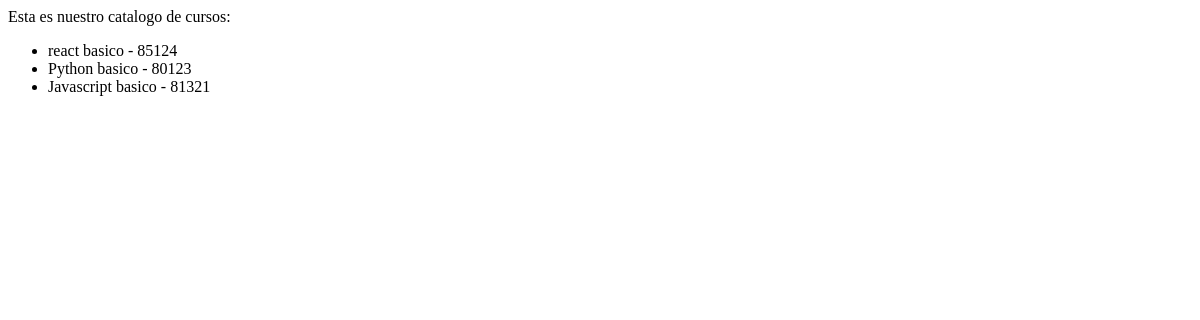
/app-coder/lista-cursos/, run on an earlier commit of the app's database.
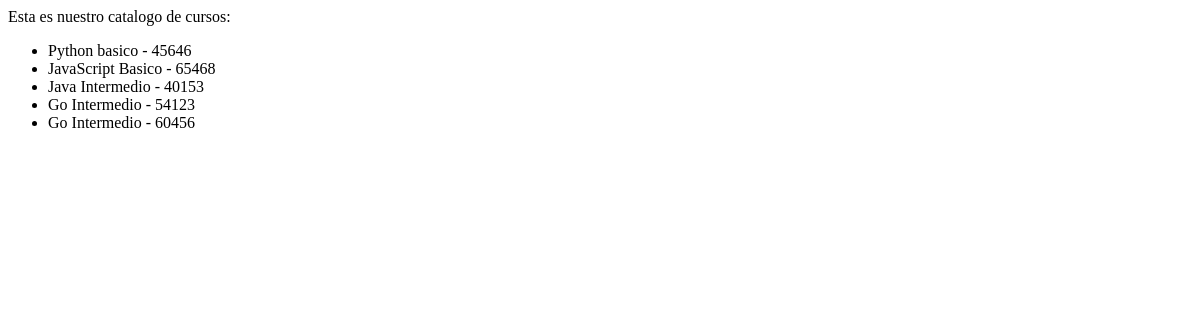
And on a later commit of the database.
### app_coder/models.py (models this page shows, shortened)
class Curso(models.Model):
    nombre = models.CharField(max_length=50)
    camada = models.IntegerField()
    class Meta():
         verbose_name = 'Course'
         verbose_name_plural = 'My courses...'
         ordering = ('-nombre','camada')

### app_coder/views.py (the view)
# urls.py: path('lista-cursos/', lista_curso),
def lista_curso(req):
    lista=Curso.objects.all()
    return render(req, "lista_cursos.html", {"lista_cursos": lista})

### app_coder/migrations/templates/lista_cursos.html (shortened to what this page needs)
<!DOCTYPE html>
<html lang="en">
<head>
</head>
<body>
  Esta es nuestro catalogo de cursos:
  <ul>
    {% for curso in lista_cursos  %}
        <li> {{curso.nombre}} - {{curso.camada}}</li>
    {% endfor %}
  </ul>
</body>
</html>

What changed in the data, as far as the page shows it:
changed Curso "Python basico": camada "80123" → "45646"
changed Curso: nombre "Javascript basico" → "JavaScript Basico"; camada "81321" → "65468"
changed Curso: nombre "react basico" → "Java Intermedio"; camada "85124" → "40153"; moves down the list
added Curso: nombre "Go Intermedio", camada "54123"
added Curso: nombre "Go Intermedio", camada "60456"
